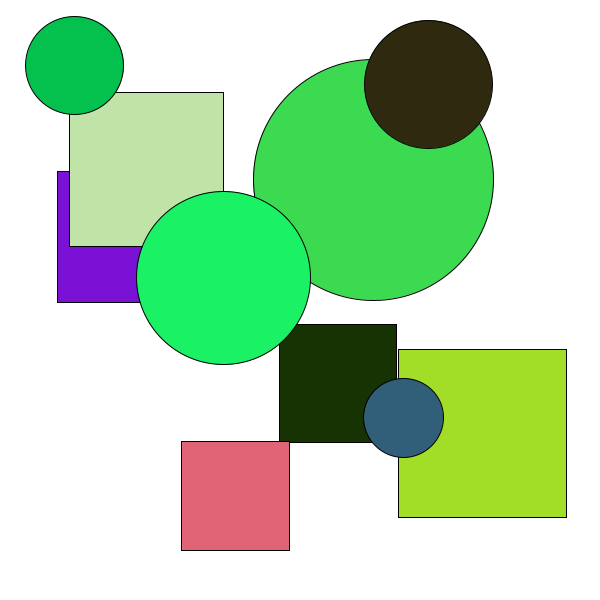
Frame 1 (no input)
Frame 60 (the mouse pressed at the canvas centre just before this capture): identical to frame 1, image omitted
Frame 120 (the mouse held since frame 60 and released just before this capture): identical to frame 1, image omitted

The Processing sketch that drew this single still picture (run headless with seeded random() and noise(); from frame 60 on, the mouse is pressed at the canvas centre):

// Processing sketch: ball_area
// ── ball_area.pde
Ball[] balls;
Block[] blocks;
double sum = 0 ;
int amount = 5; // amount of objects.
boolean check_ball;

void setup() { 
  size(600, 600);
  background(200);
  balls = new Ball[amount];
  blocks = new Block[amount];

  for (int x = 0; x < amount; x++) {
    balls[x] = new Ball(random(50, 550), random(50, 550), random(50, 250));
    blocks[x] = new Block(random(50, 550), random(50, 550), random(50, 250));
  }

  for (Ball ball : balls) {   
    sum +=ball.getArea();
  }
  for (Block block : blocks) {
    sum +=block.getArea();
  }
  println ("sum of area is",sum);
}

void draw() {
  background(255);
  for (Block block : blocks) { 
    //block.random_color = color(random(0, 255), random(0, 255), random(0, 255));
    block.create_block();
  }
  for (Ball ball : balls) { 
    //ball.random_color = color(random(0, 255), random(0, 255), random(0, 255));
    ball.create_ball();
  }
  
}


class Ball {
  float positionX, positionY, size;
  int fashing;
  color random_color;

  Ball(float positionX, float positionY, float size) {
    this.positionX = positionX ;
    this.positionY = positionY ;
    this.size = size; 
    this.random_color = color(random(0, 255), random(0, 255), random(0, 255));
    this.fashing = 0;
  }
  int colors = 255;
  int count = -1;
  void create_ball() {
    if (this.fashing == 1){
      color white = color(255);
      color[] colors = {white,random_color};
      int rand = int(random(0,2));
      fill(colors[rand]);
      ellipse(this.positionX, this.positionY, this.size, this.size);
    }
    else {
      fill(random_color);
      ellipse(this.positionX, this.positionY, this.size, this.size);
    }
  }
  public float getArea() {
    float area ;
    area = 22/7 * (size/2) *(size/2);
    return area ;
  }
}


class Block {
  float positionX, positionY, size;
  int fashing;
  color random_color;
  Block(float pos_x1, float pos_y1, float size) {
    this.positionX = pos_x1 ;
    this.positionY = pos_y1 ;
    this.size = size ;
    this.random_color = color(random(0, 255), random(0, 255), random(0, 255));
    this.fashing = 0;
  }

  void create_block() {
    if (this.fashing == 1){
      color white = color(255);
      color[] colors = {white,random_color};
      int rand = int(random(0,2));
      fill(colors[rand]);
      rect( positionX, positionY, size, size);
    }
    else {
      fill(random_color);
      rect( positionX, positionY, size, size);
    }
  }
  public float getArea() {
    float area ;
    area = size * size ;
    return area ;
  }
}

void mouseClicked() {
  Ball[] balllist_left;
  Ball[] balllist_right;
  Block[] boxlist_left;
  Block[] boxlist_right;
  check_ball = true;

  for (int i = balls.length-1; i >= 0; i = i - 1) { // find the ball where clicked and delete it 
    float dis = dist(mouseX, mouseY, balls[i].positionX, balls[i].positionY);
    if (dis < balls[i].size/2 && balls[i].fashing == 0) {
      sum -= balls[i].getArea();
      println("this ball area is",balls[i].getArea());
      println("New sum of area is", sum);
      balllist_left = (Ball[])subset (balls, 0, i);
      balllist_right = (Ball[])subset (balls, i+1 );
      balls = (Ball[])concat(balllist_left, balllist_right);
      check_ball = false;
      break;
    }
  }

  if (check_ball == true) {
    for (int i = blocks.length-1; i >= 0; i = i - 1) {  // find the block where clicked and delete it
      if (mouseX > blocks[i].positionX &&  mouseX < blocks[i].positionX + blocks[i].size && mouseY > blocks[i].positionY &&  mouseY < blocks[i].positionY + blocks[i].size && blocks[i].fashing == 0) {
        sum -= blocks[i].getArea();
        println("this block area is",blocks[i].getArea());
        println("New sum of area is", sum);
        boxlist_left = (Block[])subset (blocks, 0, i);
        boxlist_right = (Block[])subset (blocks, i+1 );
        blocks = (Block[])concat(boxlist_left, boxlist_right);
        check_ball = false;
        break;
      }
    }
  }
}
